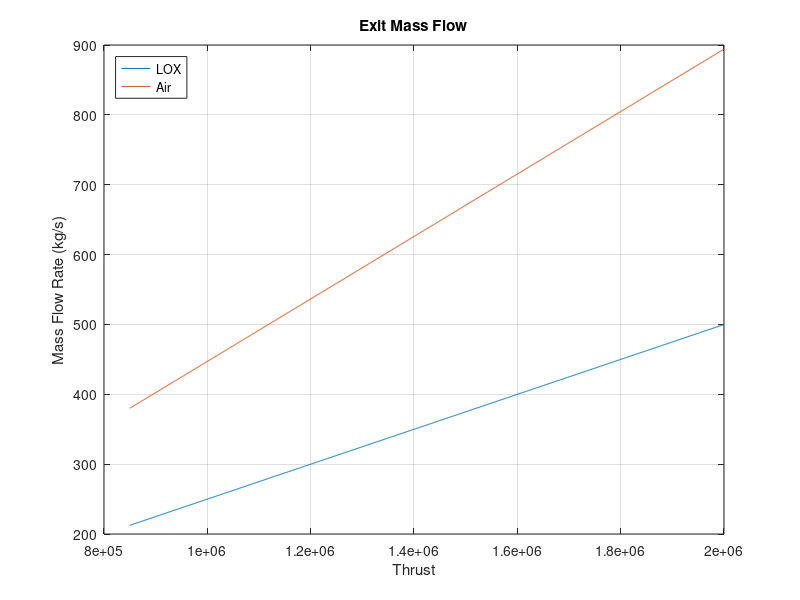
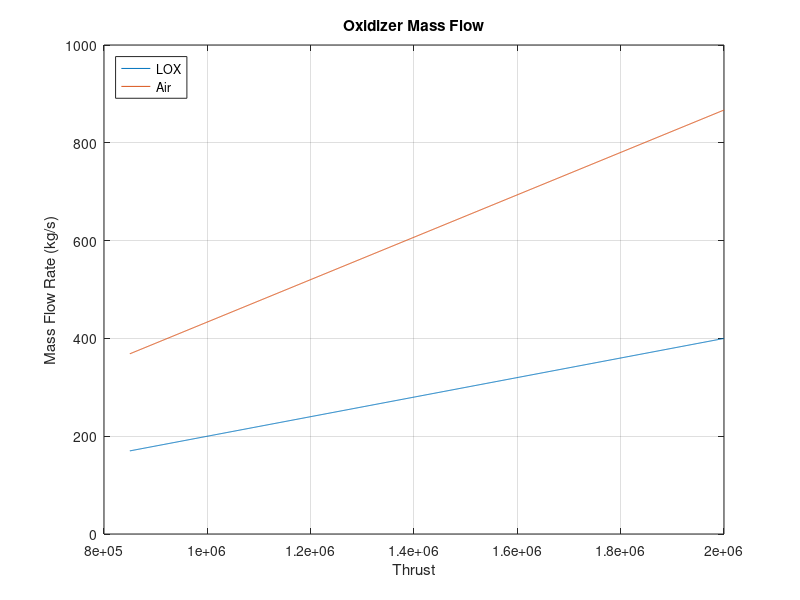
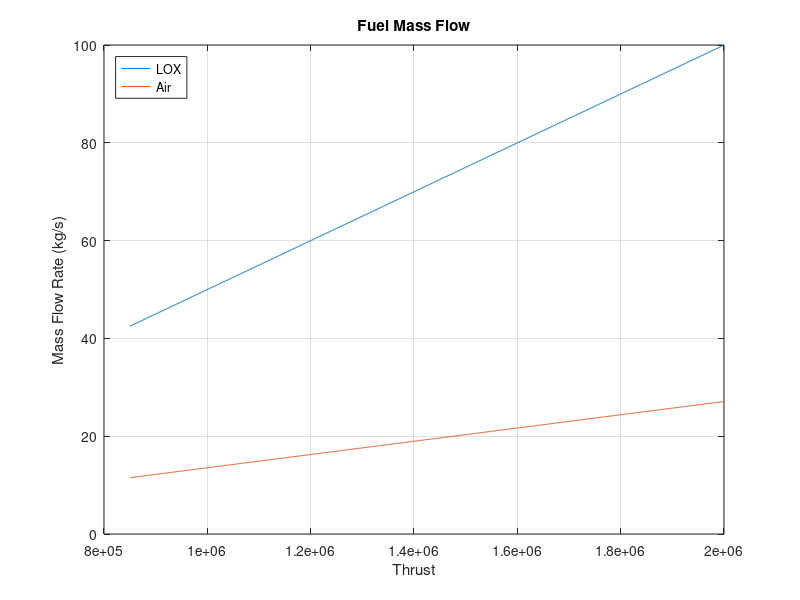

Here is the MATLAB script that generated these plots, in order:
%% AEE480 VARDA Project Propulsion Model
% Created by: Alex Edson
% Version date: Jan 24, 2018
% Values Obtained via CEARun, a NASA program

%% Purpose
% This code takes an input range of desired total thrust and outputs
% required flow rates for both fuel and oxidizers. This code consideres
% high purity LOX and intake air as useable oxidizers. It also will
% consider inlet areas, precooler load, BPR and OPR for the compressor
% section and the bypass burners. 

%% To-DOs
% --Need to consider number of engines
% --Write snippet to determine how much liquid air we can store or how much
%       liquid oxygen can be extracted and stored during ascent phase of flight
%       based on altitude. (Integrate into atmosphere.m)
% --Configure file to run as function (for future use and development)
% --Determine Bypass Ratio and Overall Pressure Ratio from inlet mass flow.
%       Include plots of relation of inlet area.
% --Determine Precooler surface area and heat load.
% --Determine power requirements for fuel/oxidizer pumps and helium loop
%

%% Main
%LOX Variables
OF_LOX = 5;
gamma_LOX = 1.25; %At nozzle exit
a_LOX = 1122.9; %m/s speed of sound
Me_LOX = 3.563; %Mach Number at exit
Ve_LOX = Me_LOX * a_LOX;

%Air Variables
OF_Air = 33;
gamma_Air = 1.32; %at nozzle exit
a_Air = 605.2; %m/s speed of sound
Me_Air = 3.696; %Mach Number at exit
Ve_Air = Me_Air * a_Air;

%Thrust Range Input
T = linspace(8.5e5,2e6,1000);

%Calculate Reqired Exit Mass Flow
m_dot_Exit_LOX = T./Ve_LOX;
m_dot_Exit_Air = T./Ve_Air;

%Calculate Oxidizer and Fuel Mass Flow Rates
m_dot_F_LOX = m_dot_Exit_LOX./OF_LOX;
m_dot_F_Air = m_dot_Exit_Air./OF_Air;
m_dot_Ox_LOX = m_dot_Exit_LOX - m_dot_F_LOX;
m_dot_Ox_Air = m_dot_Exit_Air - m_dot_F_Air;

%Plot Required Flow Rates
figure(1)
plot(T,m_dot_Exit_LOX,T,m_dot_Exit_Air)
title('Exit Mass Flow')
xlabel('Thrust')
ylabel('Mass Flow Rate (kg/s)')
grid on
legend('LOX','Air','location','NorthWest')

figure(2)
plot(T,m_dot_Ox_LOX,T,m_dot_Ox_Air)
title('Oxidizer Mass Flow')
xlabel('Thrust')
ylabel('Mass Flow Rate (kg/s)')
grid on
legend('LOX','Air','location','NorthWest')

figure(3)
plot(T,m_dot_F_LOX,T,m_dot_F_Air)
title('Fuel Mass Flow')
xlabel('Thrust')
ylabel('Mass Flow Rate (kg/s)')
grid on
legend('LOX','Air','location','NorthWest')